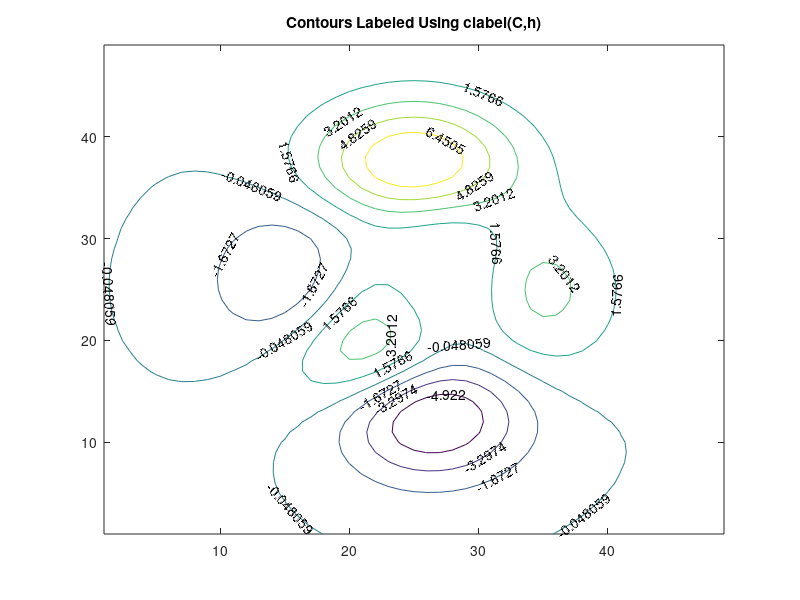
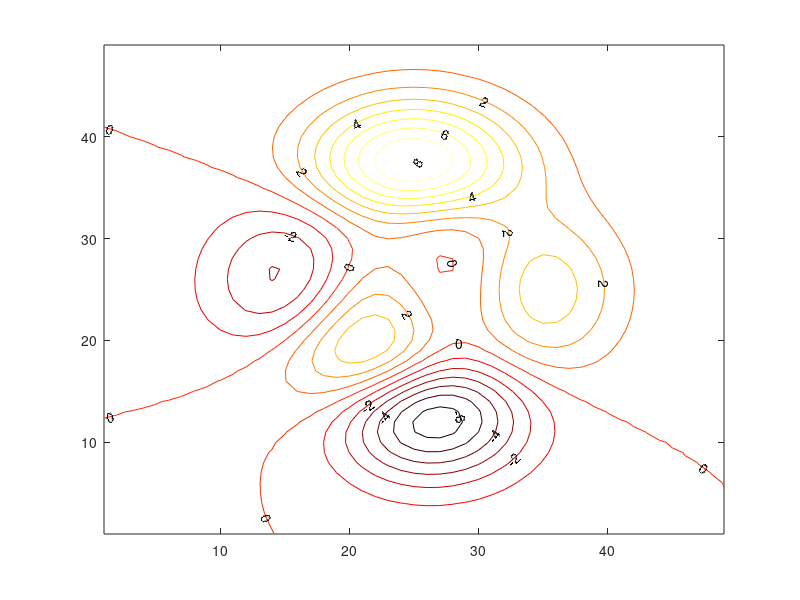

MATLAB code for these plots, in order: (Note: this script raises an error after producing the figures.)
% Label Contour Plot Levels
Z = peaks;
figure
[C,h] = contour(Z,8);

clabel(C,h)
title('Contours Labeled Using clabel(C,h)')
%% Change Fill Colors for Contour Plot

[X,Y,Z] = peaks;
figure
contourf(X,Y,Z,20)
colormap(hot)
title('Hot Colormap')
%% Highlight Specific Contour Levels

Z = peaks(100);
% Round the minimum and maximum data values in Z and store these values in zmin and zmax, respectively. Define zlevs as 40 values between zmin and zmax.

zmin = floor(min(Z(:))); 
zmax = ceil(max(Z(:)));
zinc = (zmax - zmin) / 40;
zlevs = zmin:zinc:zmax;
% Plot the contour lines.

% figure
contour(Z,zlevs)
%% Contour Plot with Major and Minor Grid Lines

major = -6:2:8;
minor = -5:2:7;
[cmajor,hmajor] = contour(peaks,'LevelList',major);   
clabel(cmajor,hmajor)                                  

hold on
[cminor,hminor] = contour(peaks,'LevelList',minor);    
hminor.LineStyle = ':';                                
hold off


